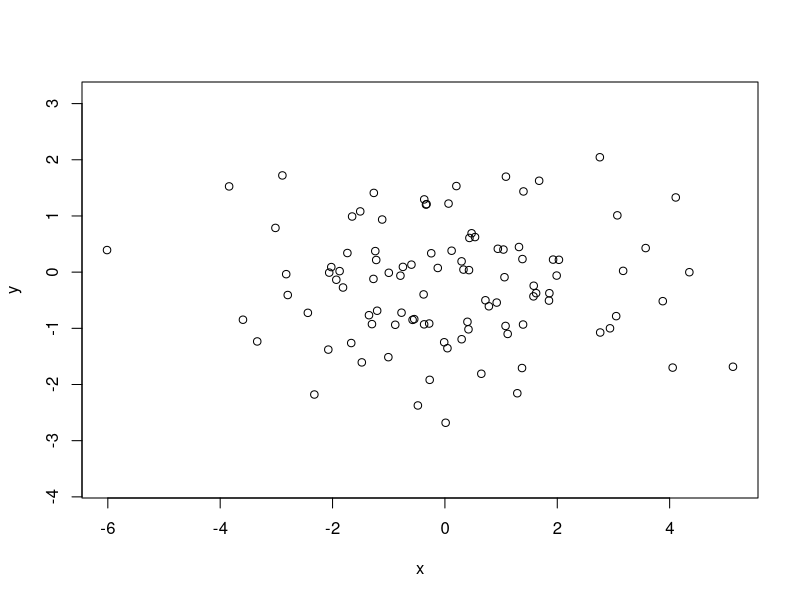

Source code (R):
x = rnorm(100, 0, 2)
y = rnorm(100,0, 1)
z = rnorm(100,0, 0.1)
plot(x,y,asp=1)
data = cbind(x,y,z)
V = cov(data)
tmp = eigen(V)
tmp$vec[,1]
